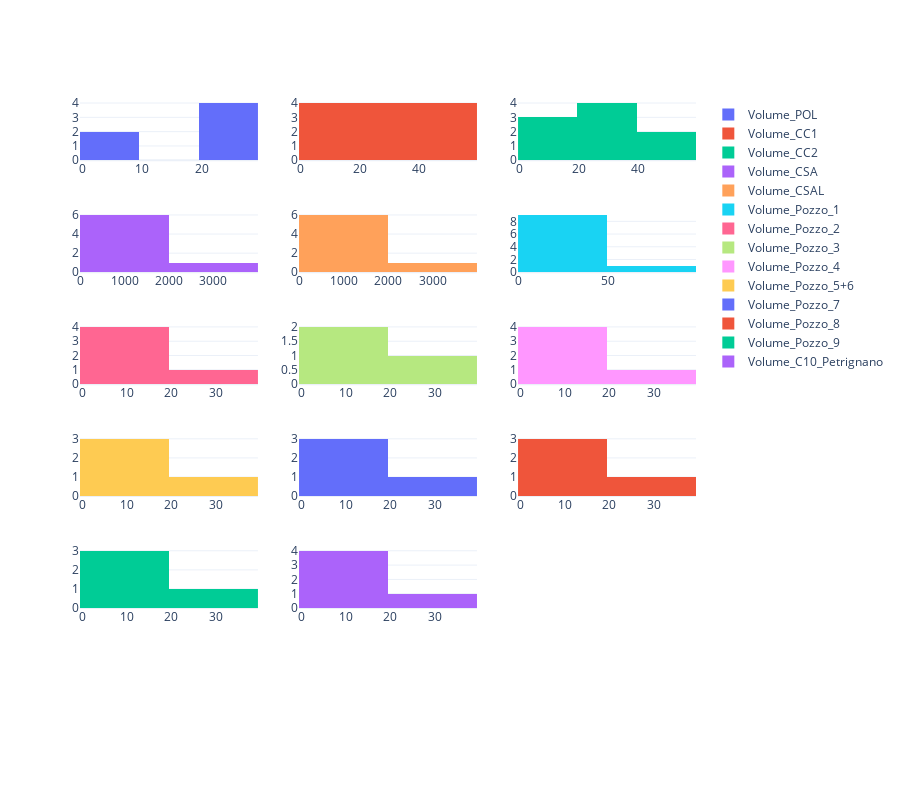

The notebook cell saved with this chart:
### Code cell
traces = [
    go.Histogram(
        x = Volume_concat[Volume[i]].value_counts().unique(), 
        name=Volume[i]
    ) for i in range(len(Volume))
]

fig = make_subplots(rows=6, cols=3,subplot_titles=())
for i in range(len(traces)):
    fig.append_trace(
        traces[i], 
        (i // 3) + 1, 
        (i % 3) + 1
    )

fig.update_layout(
    template="plotly_white",
    height=800
)

fig.show()

### Figure 1 — Plotly figure (JSON) as saved in the notebook; plotly's stock layout.template omitted (floating-point values rounded to 4 significant figures)
{"data": [{"name": "Volume_POL", "type": "histogram", "x": [27, 26, 25, 24, 5, 4], "xaxis": "x", "yaxis": "y"}, {"name": "Volume_CC1", "type": "histogram", "x": [54, 53, 52, 51, 27, 26, 25, 24, 9, 8, 5, 4], "xaxis": "x2", "yaxis": "y2"}, {"name": "Volume_CC2", "type": "histogram", "x": [53, 52, 27, 26, 25, 24, 9, 5, 4], "xaxis": "x3", "yaxis": "y3"}, {"name": "Volume_CSA", "type": "histogram", "x": [3287, 27, 26, 25, 24, 5, 4], "xaxis": "x4", "yaxis": "y4"}, {"name": "Volume_CSAL", "type": "histogram", "x": [3287, 27, 26, 25, 24, 5, 4], "xaxis": "x5", "yaxis": "y5"}, {"name": "Volume_Pozzo_1", "type": "histogram", "x": [96, 14, 13, 9, 7, 5, 4, 3, 2, 1], "xaxis": "x6", "yaxis": "y6"}, {"name": "Volume_Pozzo_2", "type": "histogram", "x": [32, 4, 3, 2, 1], "xaxis": "x7", "yaxis": "y7"}, {"name": "Volume_Pozzo_3", "type": "histogram", "x": [29, 2, 1], "xaxis": "x8", "yaxis": "y8"}, {"name": "Volume_Pozzo_4", "type": "histogram", "x": [28, 4, 3, 2, 1], "xaxis": "x9", "yaxis": "y9"}, {"name": "Volume_Pozzo_5+6", "type": "histogram", "x": [29, 3, 2, 1], "xaxis": "x10", "yaxis": "y10"}, {"name": "Volume_Pozzo_7", "type": "histogram", "x": [30, 3, 2, 1], "xaxis": "x11", "yaxis": "y11"}, {"name": "Volume_Pozzo_8", "type": "histogram", "x": [29, 3, 2, 1], "xaxis": "x12", "yaxis": "y12"}, {"name": "Volume_Pozzo_9", "type": "histogram", "x": [27, 3, 2, 1], "xaxis": "x13", "yaxis": "y13"}, {"name": "Volume_C10_Petrignano", "type": "histogram", "x": [30, 4, 3, 2, 1], "xaxis": "x14", "yaxis": "y14"}], "layout": {"height": 800, "xaxis": {"anchor": "y", "domain": [0.0, 0.2889]}, "xaxis10": {"anchor": "y10", "domain": [0.0, 0.2889]}, "xaxis11": {"anchor": "y11", "domain": [0.3556, 0.6444]}, "xaxis12": {"anchor": "y12", "domain": [0.7111, 1.0]}, "xaxis13": {"anchor": "y13", "domain": [0.0, 0.2889]}, "xaxis14": {"anchor": "y14", "domain": [0.3556, 0.6444]}, "xaxis15": {"anchor": "y15", "domain": [0.7111, 1.0]}, "xaxis16": {"anchor": "y16", "domain": [0.0, 0.2889]}, "xaxis17": {"anchor": "y17", "domain": [0.3556, 0.6444]}, "xaxis18": {"anchor": "y18", "domain": [0.7111, 1.0]}, "xaxis2": {"anchor": "y2", "domain": [0.3556, 0.6444]}, "xaxis3": {"anchor": "y3", "domain": [0.7111, 1.0]}, "xaxis4": {"anchor": "y4", "domain": [0.0, 0.2889]}, "xaxis5": {"anchor": "y5", "domain": [0.3556, 0.6444]}, "xaxis6": {"anchor": "y6", "domain": [0.7111, 1.0]}, "xaxis7": {"anchor": "y7", "domain": [0.0, 0.2889]}, "xaxis8": {"anchor": "y8", "domain": [0.3556, 0.6444]}, "xaxis9": {"anchor": "y9", "domain": [0.7111, 1.0]}, "yaxis": {"anchor": "x", "domain": [0.9028, 1.0]}, "yaxis10": {"anchor": "x10", "domain": [0.3611, 0.4583]}, "yaxis11": {"anchor": "x11", "domain": [0.3611, 0.4583]}, "yaxis12": {"anchor": "x12", "domain": [0.3611, 0.4583]}, "yaxis13": {"anchor": "x13", "domain": [0.1806, 0.2778]}, "yaxis14": {"anchor": "x14", "domain": [0.1806, 0.2778]}, "yaxis15": {"anchor": "x15", "domain": [0.1806, 0.2778]}, "yaxis16": {"anchor": "x16", "domain": [0.0, 0.09722]}, "yaxis17": {"anchor": "x17", "domain": [0.0, 0.09722]}, "yaxis18": {"anchor": "x18", "domain": [0.0, 0.09722]}, "yaxis2": {"anchor": "x2", "domain": [0.9028, 1.0]}, "yaxis3": {"anchor": "x3", "domain": [0.9028, 1.0]}, "yaxis4": {"anchor": "x4", "domain": [0.7222, 0.8194]}, "yaxis5": {"anchor": "x5", "domain": [0.7222, 0.8194]}, "yaxis6": {"anchor": "x6", "domain": [0.7222, 0.8194]}, "yaxis7": {"anchor": "x7", "domain": [0.5417, 0.6389]}, "yaxis8": {"anchor": "x8", "domain": [0.5417, 0.6389]}, "yaxis9": {"anchor": "x9", "domain": [0.5417, 0.6389]}}}
